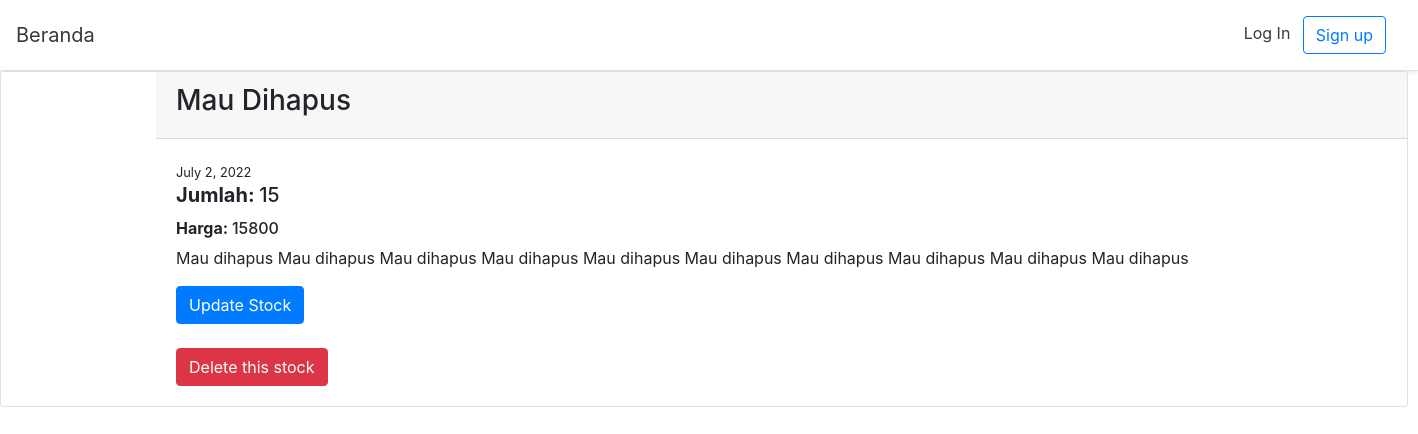
Screenshot of /detail/10 with the database file from the repository.
### stock/models.py (models this page shows, shortened)
class Stock(models.Model):
    title = models.CharField(max_length=155)
    date = models.DateField()
    description = models.TextField(max_length=1555)
    jumlah = models.IntegerField(null=True, blank=True)
    harga = models.IntegerField(null=True, blank=True)

### stock/views.py (the view)
# urls.py: path('detail/<int:pk>', views.DetailStock.as_view(), name='detailstock'),
class DetailStock(generic.DetailView):
    model = Stock
    template_name = 'stock/detailstock.html'

### templates/stock/detailstock.html (shortened to what this page needs)
{% extends 'base.html' %}
{% block content %}
<div class="card" style="width: 88rem; margin-bottom: 30px; padding-left: 155px;">
    <div class="card-header">
        <h3>{{ stock.title }}</h3>
    </div>
    <div class="card-body">
        <small>{{ stock.date }}</small>
      <h5 class="card-title"><strong>Jumlah: </strong>{{ stock.jumlah }}</h5>
      <h6><strong>Harga: </strong>{{ stock.harga }}</h6>
      <p class="card-text">{{ stock.description }} </p>
      <a href="{% url 'updatestock' stock.pk %}" class="btn btn-primary">Update Stock</a>
      <br>
      <br>
      <a href="{% url 'deletestock' stock.id %}" class="btn btn-danger">Delete this stock</a>
    </div>
  </div>
{% endblock %}

### rows the page displays
Stock: title "Mau Dihapus", date "July 2, 2022", jumlah "15", harga "15800", description "Mau dihapus Mau dihapus Mau dihapus Mau dihapus Mau dihapus Mau dihapus Mau dihapus Mau dihapus Mau dihapus Mau dihapus"
